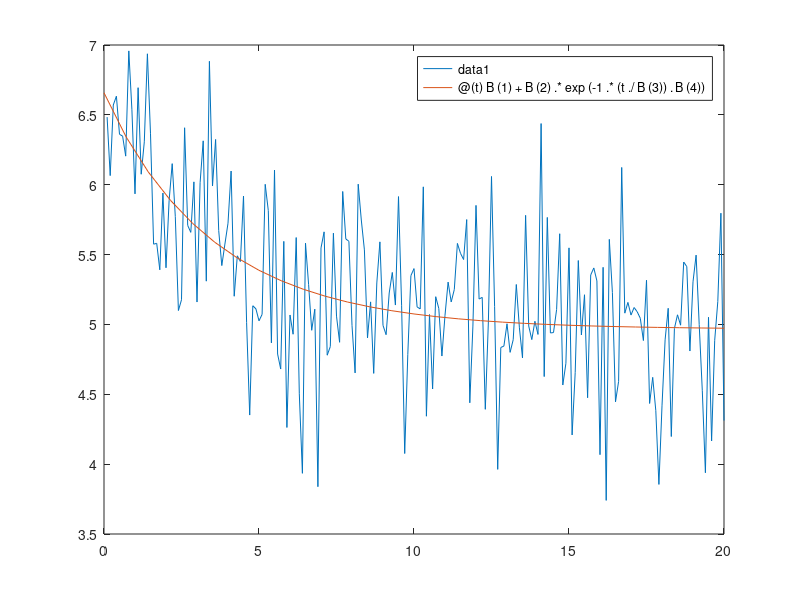

This chart was generated by the following MATLAB code:
close all; clear all; clc

TOL=0.000001;
n=200;
dx=20/n;
x=zeros(n,1);
for i=1:n;
   x(i)=i*dx; 
end
b0t=5; b1t=2; b2t=3; b3t=1;
fun= @(t) b0t+b1t.*exp(-1.*(t./b2t).^b3t);

y=fun(x)+ 0.5*randn(size(x));

plot(x,y);
hold on;

B=ones(4,1);
B(2)=4;
B(3)=2;
r=zeros(n,1);
J=zeros(n,4);
n1=0;
n2=-1;
while abs(n1-n2)>TOL
    n2=n1;
    for i=1:n
       r(i)=y(i)-B(1)-B(2)*exp(-1*(x(i)/B(3))^B(4)); 
       J(i,1)=-1;
       J(i,2)=-1*exp(-1*(x(i)/B(3))^B(4));
       J(i,3)=-1*B(2)*B(4)*exp(-1*(x(i)/B(3))^B(4))*x(i)^B(4)*B(3)^(-1*B(4)-1);
       J(i,4)=B(2)*exp(-1*(x(i)/B(3))^B(4))*(x(i)/B(3))^B(4)*log(x(i)/B(3));
    end
    n1=norm(r);
    if cond(J'*J)>10000
        break;
    end
    B=B-inv(J'*J)*J'*r;
end
B
cond(J'*J)
fun= @(t) B(1)+B(2).*exp(-1.*(t./B(3)).^B(4));
fplot(fun, [0 20])
hold off;